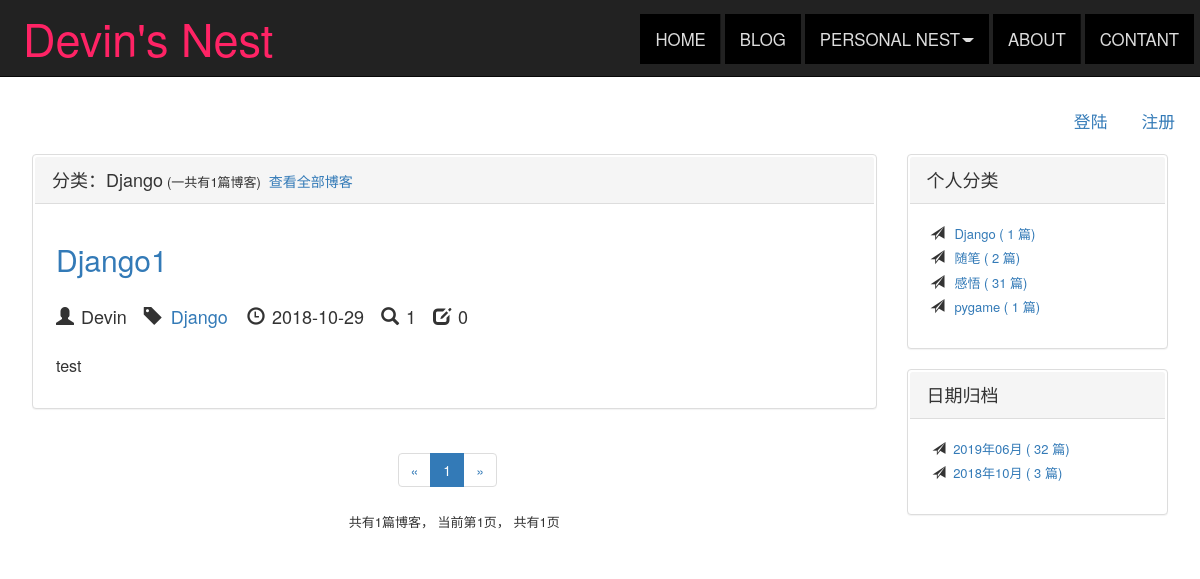
The page /blog/type/1 on the database its author committed.
### blog/models.py (models this page shows, shortened)
class BlogType(models.Model):
    type_name = models.CharField(max_length=15)
    def __str__(self):
        return self.type_name

class Blog(models.Model, ReadNumExpandMethod):
    title = models.CharField(max_length=50)
    blog_type = models.ForeignKey(BlogType, on_delete=models.CASCADE)
    content = RichTextUploadingField()
    author = models.ForeignKey(User, on_delete=models.CASCADE)
    created_time = models.DateTimeField(auto_now_add=True)
    last_updated_time = models.DateTimeField(auto_now=True)
    class Meta:
        ordering = ['-created_time']

### read_statistics/models.py (models this page shows)
class ReadNum(models.Model):
	read_num = models.IntegerField(default=0)
	content_type = models.ForeignKey(ContentType, on_delete=models.CASCADE)
	object_id = models.PositiveIntegerField()
	content_object = GenericForeignKey('content_type', 'object_id')

### blog/views.py (the view)
# urls.py: path('type/<int:blog_type_pk>', views.blogs_with_type, name="blogs_with_type"),
def blogs_with_type(request, blog_type_pk):
    blog_type = get_object_or_404(BlogType, pk=blog_type_pk)
    blogs_all_list = Blog.objects.filter(blog_type=blog_type)
    context = get_blog_list_common_data(request,blogs_all_list)
    context['blog_type'] = blog_type
    return render(request, 'blog/blogs_with_type.html', context)

### comment/templatetags/comment_tags.py (called while the page is built)
@register.simple_tag
def get_comment_count(obj):
	content_type = ContentType.objects.get_for_model(obj)
	return Comment.objects.filter(content_type=content_type, object_id=obj.pk).count()

### read_statistics/models.py (called while the page is built)
	def get_read_num(self):
	    	try:
	    		ct = ContentType.objects.get_for_model(self)
	    		readnum = ReadNum.objects.get(content_type=ct, object_id=self.pk)
	    		return readnum.read_num
	    	except exceptions.ObjectDoesNotExist:
	    		return 0

### user/context_processors.py (called while the page is built)
def login_model_form(request):
    return {'login_model_form': LoginForm()}

### blog/templates/blog/blogs_with_type.html (shortened to what this page needs)
{% extends 'blog/blog_list.html' %}
{% block nav_blog_active %}active{% endblock %}
{% block blog_list_title %}
    <font size="4">分类：{{blog_type.type_name}}</font><font size="2">(一共有{{ page_of_blogs.paginator.count }}篇博客)</font>
    <a href="{% url 'blog_list' %}">查看全部博客</a>
{% endblock %}

### blog/templates/blog/blog_list.html (shortened to what this page needs)
{% extends 'base.html' %}
{% load staticfiles %}
{% load comment_tags %}
{% block header_extends %}
    <link rel="stylesheet" type="text/css" href="{% static 'blog.css' %}">
{% endblock %}
{% block content %}
    <div class="container2">
        <div class="col-sm-12">
            <ul class="nav navbar-nav navbar-right">
                {% if not user.is_authenticated %}
                    <li><a href="{% url 'login' %}?from={{request.get_full_path}}">
                        登陆</a>
                    </li>
                    <li><a href="{% url 'register' %}?from={{request.get_full_path}}">
                        注册</a>
                    </li>
                {% endif %}
            </ul>
        </div>
    </div>
    <br>
    <div class="container">
        <div class="row">
            <div class="col-sm-8 col-md-9 col-lg-9">
                <div class="panel panel-default one">
                    <div class="panel-heading">
                        {% block blog_list_title %}<font size=4>博客列表</font><font size="2">（一共有{{ page_of_blogs.paginator.count }}篇博客）</font>{% endblock %}
                    </div>
                    <div class="panel-body">
                        {% for blog in blogs %}
                            <div class="blog">
                                <h2><a href="{% url 'blog_detail' blog.pk %}">{{ blog.title }}</a></h2>
                                <p class="blog-into">
                                    <h4>
                                    <span class="glyphicon glyphicon-glyphicon glyphicon-user" aria-hidden="true"></span>
                                    {{ blog.author }}&nbsp;&nbsp;
                                    <span class="glyphicon glyphicon-tag"></span>
                                    <a href="{% url 'blogs_with_type' blog.blog_type.pk %}">{{ blog.blog_type }}</a>&nbsp;&nbsp;
                                    <span class="glyphicon glyphicon-glyphicon glyphicon-time" aria-hidden="true"></span>
                                    {{ blog.created_time|date:"Y-m-d" }}&nbsp;&nbsp;
                                    <span class="glyphicon glyphicon-glyphicon glyphicon-search" aria-hidden="true"></span>
                                    {{blog.get_read_num}}&nbsp;&nbsp;
                                    <span class="glyphicon glyphicon-glyphicon glyphicon-edit" aria-hidden="true"></span>
                                    {% get_comment_count blog %}&nbsp;&nbsp;
                                    </h4>
                                </p>
                                <p><font size="3">{{ blog.content|striptags|truncatechars:100 }}</font></p>
                            </div>
                        {% empty %}
                            <div class="blog">
                                <h4>-- 暂无博客，敬请期待 --</h4>
                            </div>
                        {% endfor %}
                    </div>
                </div>
                <div class="paginator">
                    <ul class="pagination">
                        <li>
                            {% if page_of_blogs.has_previous %}
                                <a href="?page={{page_of_blogs.previous_page_number}}" aria-label="Previous">
                                    <span aria-hidden="true">&laquo;</span>
                                </a>
                            {% else %}
                                <span aria-hidden="true">&laquo;</span>
                            {% endif %}
                        </li>
                        {% for page_num in page_range %}
                            {% if page_num == page_of_blogs.number %}
                                <li class="active"><span>{{page_num}}</span></li>
                            {% else %}
                                {% if page_num == '...' %}
                                    <li><span>{{'...'}}</span></li>
                                {% else %}
                                    <li><a href="?page={{ page_num }}" >{{page_num}}</a></li>
                                {% endif %}
                            {% endif %}
                        {% endfor %}
                        <li>
                            {% if page_of_blogs.has_next %}
                                <a href="?page={{page_of_blogs.next_page_number}}" aria-label="Next">
                                    <span aria-hidden="true">&raquo;</span>
                                </a>
                            {% else %}
                                <span aria-hidden="true">&raquo;</span>
                            {% endif %}
                        </li>
                    </ul>
                    <p><font size=2>
                        共有{{ page_of_blogs.paginator.count }}篇博客，
                        当前第{{ page_of_blogs.number }}页，
                        共有{{ page_of_blogs.paginator.num_pages }}页
                    </p></font>
                </div>
            </div>
            <div class="hidden-xs col-sm-4 col-md-3 col-lg-3">
                <div class="panel panel-default two">
                  <div class="panel-heading"><font size=4>个人分类</font></div>
                  <div class="panel-body">
                    <ul class="blog-types">
                        {% for blog_type in blog_types %}
                            <li> <span class="glyphicon glyphicon-send" aria-hidden="true"></span>
                                <a href="{% url 'blogs_with_type' blog_type.pk %}">
                                   <font size='2'>{{ blog_type.type_name }}  ( {{blog_type.blog_count}} 篇)</font>
                                </a>
                            </li>
                        {% empty %}
                            <li>暂无分类</li>
                        {% endfor %}
                    </ul>
                  </div>
                </div>
                <div class="panel panel-default three">
                    <div class="panel-heading"><font size=4>日期归档</font></div>
                    <div class="panel-body">
                        <ul>
                            {% for blog_date,blog_count in blog_dates.items %}
                                <li><font size='2'>
                                     <span class="glyphicon glyphicon-send" aria-hidden="true"></span><a href="{% url 'blogs_with_date' blog_date.year blog_date.month %}">
                                        {{ blog_date|date:"Y年m月" }} ( {{blog_count}} 篇)
                                    </a></font>
                                </li>
                            {% endfor %}
                        </ul>
                    </div>
                </div>
            </div>
        </div>
    </div>
{% endblock %}

### static/css/base.css (style rules this page uses)
* { margin: 0; padding: 2px; text-decoration: none !important; }
body { margin-top: 80px !important; text-decoration: none; }
ul { list-style-type: none; }
ul.nav.navbar-nav.navbar-right { font-size: 120%; margin-top: 4px; }

### blog/static/blog.css (style rules this page uses)
ul.blog-types { list-style-type: none; }
div.paginator { text-align: center; }

### rows shown on the page
BlogType: type_name "Django", blog_count "1"
Blog: title "Django1", author "Devin", blog_type "Django", created_time "2018-10-29", get_read_num "1", id "0", content "test"
BlogType: type_name "随笔", blog_count "2"
BlogType: type_name "感悟", blog_count "31"
BlogType: type_name "pygame", blog_count "1"

### other values the page prints
{{ page_of_blogs.paginator.count }} "1"
{{ page_num }} "1"
{{ page_of_blogs.number }} "1"
{{ page_of_blogs.paginator.num_pages }} "1"
{{ blog_date|date:"Y年m月" }} "2019年06月" "2018年10月"
{{ blog_count }} "32" "3"
